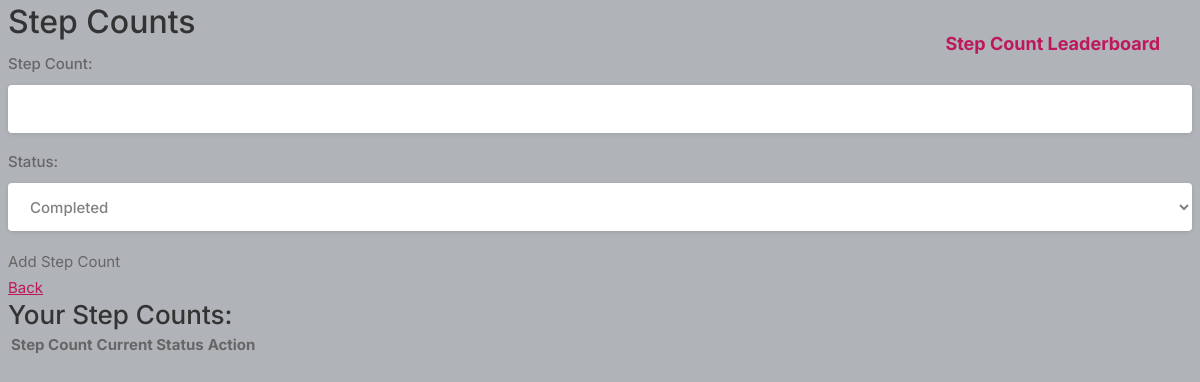
Page /step_count/ (signed in) on the earlier database version.
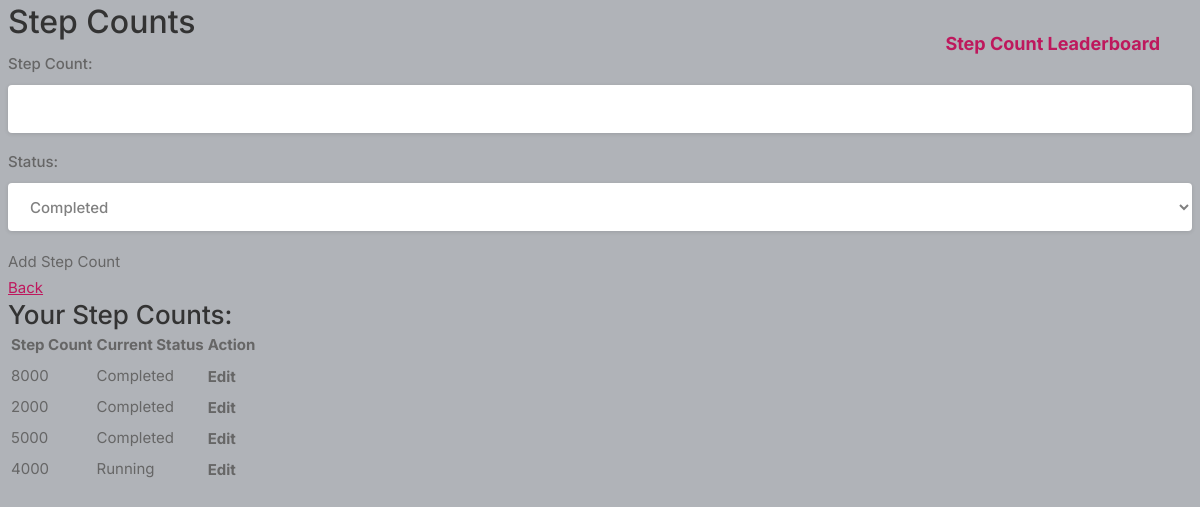
Same page on the later database version.
### core/models.py (models this page shows)
class StepCount(models.Model):
    created_by = models.CharField(max_length=100)
    step_count = models.IntegerField()
    current_status = models.CharField(max_length=100)

### core/views.py (the view)
# urls.py: path('step_count/', views.step_count, name='step_count'),
@login_required(login_url='signin')
def step_count(request):
    if request.method == 'POST':
        form = StepCountForm(request.POST)
        if form.is_valid():
            step_count = form.save(commit=False)
            step_count.created_by = request.user
            step_count.save()
            data = {
                'success': True,
                'step_count': step_count.step_count,
                'current_status': step_count.current_status,
                'step_count_id': step_count.id,  # Add step_count_id here
            }
            return JsonResponse(data)
    else:
        form = StepCountForm()
    user_step_counts = StepCount.objects.filter(created_by=request.user)
    return render(request, 'step_count.html', {'form': form, 'user_step_counts': user_step_counts, 'stepCountId': user_step_counts.first().id if user_step_counts.exists() else None})

### core/forms.py
class StepCountForm(forms.ModelForm):
    current_status_choices = [
        ('Completed', 'Completed'),
        ('Running', 'Running'),
        ('Failed', 'Failed'),
    ]
    step_count = forms.IntegerField(label='Step Count')
    current_status = forms.ChoiceField(choices=current_status_choices, label='Status')
    class Meta:
        model = StepCount
        fields = ['step_count', 'current_status']

### templates/step_count.html (shortened to what this page needs)
{% load static %}
<!DOCTYPE html>
<html lang="en">
<head>
    <link rel="stylesheet" href="{% static 'assets/css/style.css' %}">
</head>
<body>
    <h1>Step Counts</h1>
    <form id="addStepCountForm" method="post" action="">
        {{ form.as_p }}
        <button id="addStepCountButton" type="submit">Add Step Count</button>
    </form>
    <a href="{% url 'index' %}">Back</a>
    <h2>Your Step Counts:</h2>
    <table>
        <thead>
            <tr>
                <th>Step Count</th>
                <th>Current Status</th>
                <th>Action</th>
            </tr>
        </thead>
        <tbody id="stepCountTableBody">
            {% for step_count in user_step_counts reversed %}
            <tr>
                <td>{{ step_count.step_count }}</td>
                <td>{{ step_count.current_status }}</td>
                <td>
                    <form action="{% url 'edit_step_count' step_count_id=step_count.id %}" method="GET" style="display: inline;">
                        <button type="submit" class="edit-button">Edit</button>
                    </form>
                </td>
            </tr>
            {% endfor %}
        </tbody>
    </table>
    <a href="{% url 'step_count_leaderboard' %}" class="leaderboard-button bg-green-500 flex hover:bg-green-600 hover:text-white inline-block items-center lg:block max-h-10 mr-4 px-4 py-2 rounded shadow text-white">
        Step Count Leaderboard
    </a>
</body>
</html>

### static/assets/css/style.css (style rules this page uses)
body { background-color: #B0B3B8!important; }
button { vertical-align: middle; }
input { height: 48px; line-height: 48px; padding: 0 20px; outline: none; font-size: 15px; color: #808080; max-width: 100%; width: 100%; -webkit-box-sizing: border-box; box-sizing: border-box; display: block; font-weight: 400; opacity: 1; border-radius: 4px; border: none; -webkit-box-shadow: 0 1px 4px 0px rgba(0, 0, 0, 0.12); box-shadow: 0 1px 4px 0px rgba(0, 0, 0, 0.12); }
input[type="text"], input[type="password"], input[type="email"], input[type="number"] { height: 48px; line-height: 48px; padding: 0 20px; outline: none; font-size: 15px; color: #808080; max-width: 100%; width: 100%; -webkit-box-sizing: border-box; box-sizing: border-box; display: block; font-weight: 400; opacity: 1; border-radius: 4px; border: none; -webkit-box-shadow: 0 1px 4px 0px rgba(0, 0, 0, 0.12); box-shadow: 0 1px 4px 0px rgba(0, 0, 0, 0.12); }
select { height: 48px; line-height: 48px; padding: 0 20px; outline: none; font-size: 15px; color: #808080; margin: 0 0 16px 0; max-width: 100%; width: 100%; -webkit-box-sizing: border-box; box-sizing: border-box; display: block; background-color: #fff; font-weight: 500; opacity: 1; border-radius: 4px; border: none; -webkit-box-shadow: 0 1px 4px 0px rgba(0, 0, 0, 0.12); box-shadow: 0 1px 4px 0px rgba(0, 0, 0, 0.12); padding: 15px 18px; cursor: pointer; }
input { -webkit-transition: all 0.1s ease-in-out; transition: all 0.1s ease-in-out; }
::placeholder { color: #808080; opacity: 1; }
label, legend { display: block; font-weight: bold; font-size: 15px; font-weight: 500; margin-bottom: 8px; }
button { border: none; margin: 0; padding: 0; width: auto; overflow: visible; background: transparent; color: inherit; font: inherit; line-height: normal; cursor: pointer; }
a { color: #be185d; -webkit-transition: 0.3s; transition: 0.3s; outline: none !important; }
button { outline: none !important; }
body { color: #666; font-size: 15px; line-height: 27px; background-color: #f0f2f5; font-family: "Inter", sans-serif; text-transform: none; }
body p { font-size: 15px; line-height: 27px; }
h1, h2, h3, h4, h5, h6 { font-family: "Inter", sans-serif; text-transform: none; }
textarea, select { font-family: "Inter", sans-serif; text-transform: none; }
button, body .pac-container { font-family: "Inter", sans-serif; text-transform: none; }
h1, h2, h3, h4, h5, h6 { color: #333; font-weight: 500; margin: 0; padding: 0; }
h1 { font-size: 32px; }
h2 { font-size: 26px; }

### templates/step_count.html (style rules this page uses)
.leaderboard-button { position: absolute; top: 20px; right: 20px; font-weight: bold; font-size: 1.2em; padding: 10px 20px; border-radius: 5px; text-decoration: none; }
.edit-button { font-weight: bold; cursor: pointer; }

Differences in the rows shown:
added StepCount: step_count "8000", current_status "Completed"
added StepCount: step_count "2000", current_status "Completed"
added StepCount: step_count "5000", current_status "Completed"
added StepCount: step_count "4000", current_status "Running"
